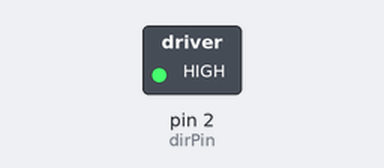
This sketch was run on a simulated Arduino Uno, built with avr-gcc and run on an emulated ATmega328P. Parts: switched loads named in the sketch (green lamp = pin HIGH). Pins used as bus, display or sensor lines are not drawn.

Above: at 0.1 s.
Timing chart, 0 to 1.6 s (numbered marks = the images above):
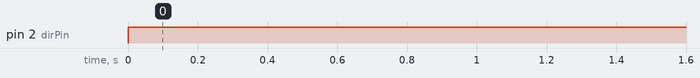

Measured:
- by itself, pin 2 (dirPin): LOW → HIGH at 0.00 s

The sketch:

sketch_nov06a.ino.ino
```cpp
/********************************************************
**         More info about the project at:             **
**  http://lusorobotica.com/index.php?topic=106.0  **
**   by TigPT         at         [url=http://www.LusoRobotica.com]www.LusoRobotica.com[/url]  **
*********************************************************/
int dirPin = 2;
int stepperPin = 3;

void setup() {
  pinMode(dirPin, OUTPUT);
  pinMode(stepperPin, OUTPUT);
}

void step(boolean dir,int steps, int delayTime){
  digitalWrite(dirPin,dir);
  delay(50);
  for(int i=0;i<steps;i++){
    digitalWrite(stepperPin, HIGH);
    delayMicroseconds(delayTime);
    digitalWrite(stepperPin, LOW);
    delayMicroseconds(delayTime);
  }
}

void loop(){

  /*
  step(true, 5000, 46);
  delay(100);

  step(false, 5000, 46);
  delay(100);
  */
  MusicSweep();
}


void MusicSweep() {
  for(int i=1; i<24; i++) {
    step(true, 750, i);
  }
  delay(1);
}
```
